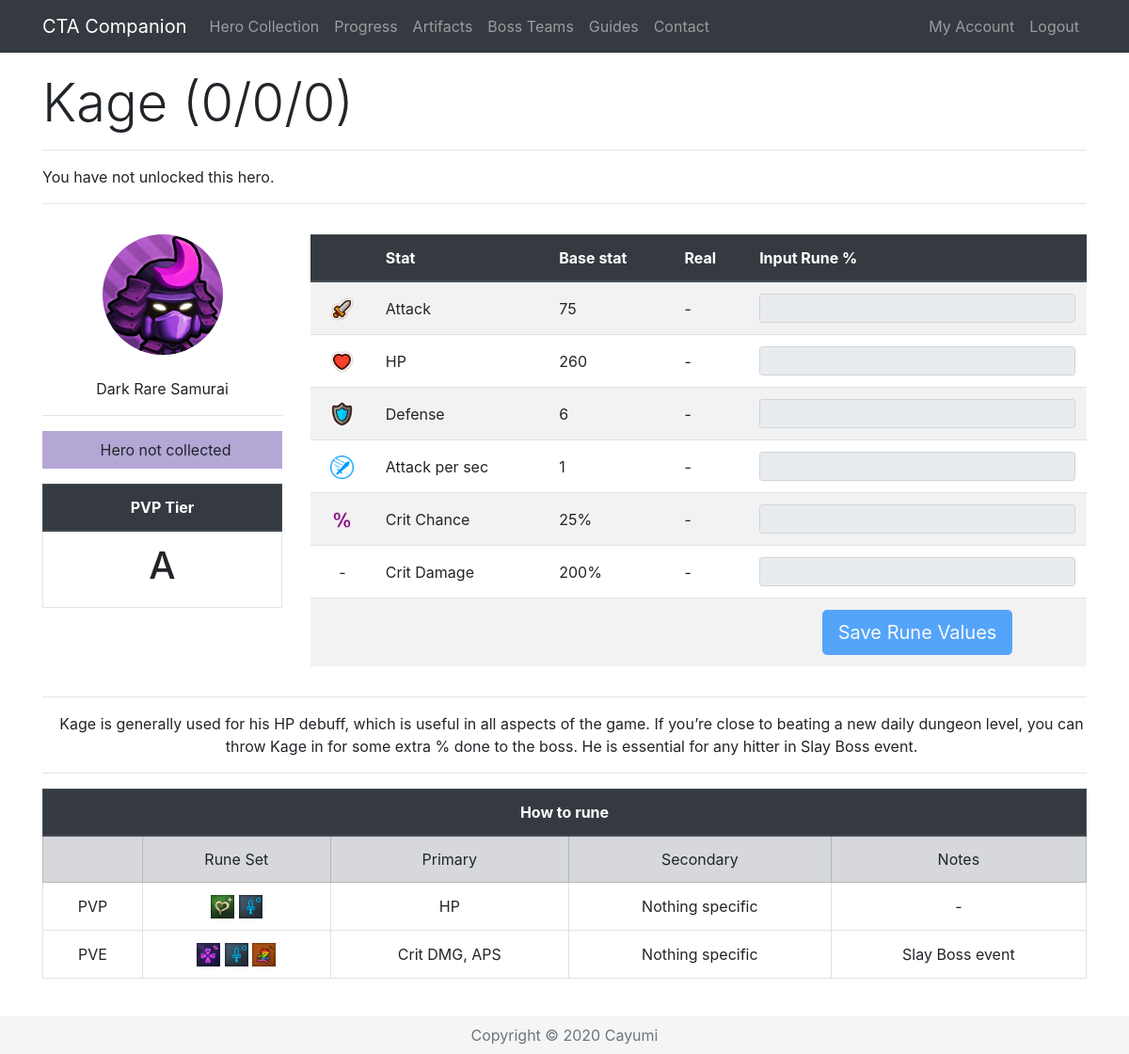
Page /Hero/235 (signed in) on the earlier database version.
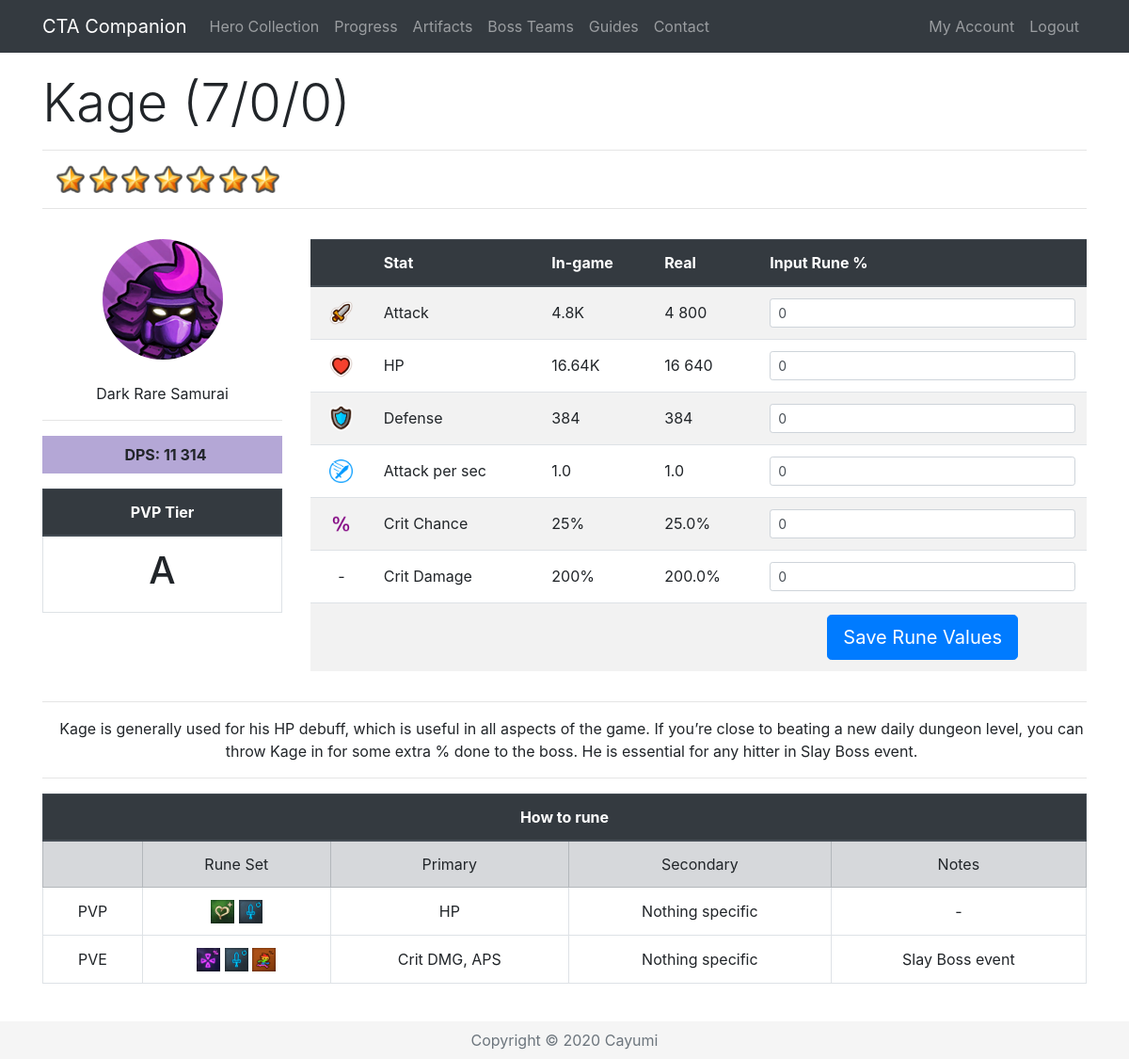
Same page on the later database version.
### app/models.py (models this page shows, shortened)
class Base(db.Model):
    id = db.Column(db.Integer, primary_key=True)
    name = db.Column(db.String(32), index=True, unique=True)
    nameSafe = db.Column(db.String(32), index=True, unique=True)
    job = db.Column(db.String(16), index=True)
    rarity = db.Column(db.String(16), index=True)
    element = db.Column(db.String(16), index=True)
    gender = db.Column(db.String(16), index=True)
    crusher = db.Column(db.Integer, index=True)
    fly = db.Column(db.Integer, index=True)
    blitz = db.Column(db.Integer, index=True)
    atk = db.Column(db.Integer, index=True)
    hp = db.Column(db.Integer, index=True)
    defense = db.Column(db.Integer, index=True)
    crit = db.Column(db.Integer, index=True)
    critDmg = db.Column(db.Integer, index=True)
    movespeed = db.Column(db.Integer, index=True)
    aps = db.Column(db.Integer, index=True)
    arange = db.Column(db.Integer, index=True)
    resistance = db.Column(db.Integer, index=True)
    frenzy = db.Column(db.Integer, index=True)
    dodge = db.Column(db.Integer, index=True)
    stun = db.Column(db.Integer, index=True)
    stunTime = db.Column(db.Integer, index=True)
    aoe = db.Column(db.Integer, index=True)
    ult = db.Column(db.Integer, index=True)
    kshp = db.Column(db.Integer, index=True)
    gold = db.Column(db.Integer, index=True)
    freeze = db.Column(db.Integer, index=True)
    freezeTime = db.Column(db.Integer, index=True)
    freezeDmg = db.Column(db.Integer, index=True)
    burn = db.Column(db.Integer, index=True)
    burnTime = db.Column(db.Integer, index=True)
    burnDmg = db.Column(db.Integer, index=True)
    poison = db.Column(db.Integer, index=True)
    poisonTime = db.Column(db.Integer, index=True)
    poisonDmg = db.Column(db.Integer, index=True)
    sp2 = db.Column(db.Integer, index=True)
    sp2num = db.Column(db.Integer, index=True)
    buffElement = db.Column(db.String(16), index=True)
    buffType = db.Column(db.Integer, index=True)
    buffStat = db.Column(db.String(16), index=True)
    buff = db.Column(db.Integer, index=True)
    heroes = db.relationship('Hero', backref='baseStats', lazy='dynamic')

class Hero(db.Model):
    id = db.Column(db.Integer, primary_key=True)
    level = db.Column(db.Integer, index=True)
    awaken = db.Column(db.Integer, index=True)
    wpn = db.Column(db.Integer, index=True)
    medals = db.Column(db.Integer, index=True)
    runedAtk = db.Column(db.Integer, index=True)
    runedHp = db.Column(db.Integer, index=True)
    runedDef = db.Column(db.Integer, index=True)
    runedAps = db.Column(db.Integer, index=True)
    runedCrit = db.Column(db.Integer, index=True)
    runedCritDmg = db.Column(db.Integer, index=True)
    user_id = db.Column(db.Integer, db.ForeignKey('user.id'))
    base_id = db.Column(db.Integer, db.ForeignKey('base.id'))
    def displayStat(self, stat):
        if stat < 1000:
            return str(int(round(stat, 0)))
        elif stat > 1000000:
            return str(round(stat/1000000, 2))+"M"
        else:
            return str(round(stat/1000, 2))+"K"
    def displayOther(self, x):
        return '{:,}'.format(x).replace(',', ' ')
    def atk(self):
        runedAttack = self.runedAtk
        base = self.baseStats.atk
        level = self.level
        awaken = self.awaken
        atk = int(base * (2 ** (level - 1)) * (1.5 ** awaken))
        runedAtk = atk + (atk * (runedAttack / 100))
        return int(runedAtk)
    def raidAtk(self, art, buff):
        runedAttack = self.runedAtk
        base = self.baseStats.atk
        level = self.level
        awaken = self.awaken
        atk = base * (2 ** (level - 1)) * (1.5 ** awaken)
        runedAtk = (atk + (atk * ((runedAttack+art) / 100))) * self.baseStats.crusher + atk * buff / 100
        return runedAtk
    def hp(self):
        runedHP = self.runedHp
        base = self.baseStats.hp
        level = self.level
        awaken = self.awaken
        hp = int(base * (2 ** (level - 1)) * (1.5 ** awaken))
        runedHP = hp + (hp * (runedHP / 100))
        return int(runedHP)
    def defense(self):
        runedDef = self.runedDef
        base = self.baseStats.defense
        level = self.level
        awaken = self.awaken
        defense = int(base * (2 ** (level - 1)) * (1.5 ** awaken))
        runedDef = defense + (defense * (runedDef / 100))
        return int(runedDef)
    def aps(self):
        runedAps = self.runedAps
        base = self.baseStats.aps
        runedAps = base + (base * (runedAps / 100))
        return runedAps
    def crit(self):
        runedCrit = self.runedCrit
        base = self.baseStats.crit
        return (base + runedCrit)/100
    def critDmg(self):
        runedDmg = self.runedCritDmg
        base = self.baseStats.critDmg
        return (base + runedDmg)/100
    def dpsSP2(self):
        sp2 = self.baseStats.sp2
        sp2num = self.baseStats.sp2num
        atk = self.atk()
        aps = self.aps()
        crit = self.crit()
        critDmg = self.critDmg()
        dps = ((atk * aps * (1-crit)) + (atk * aps * crit * (1+critDmg))) * (6 + sp2 * sp2num)/7
        dps = int(round(dps))
        return '{:,}'.format(dps).replace(',', ' ')

### app/routes.py (the view, shortened to what this page needs)
@app.route('/Hero/<heroid>', methods=["GET", "POST"])
@login_required
def hero(heroid):
    user = User.query.join(Hero).filter(Hero.id == heroid)
    selectedHero = Hero.query.get(heroid)
    if request.method == "GET":
        return render_template('hero.html', selectedHero=selectedHero, title=selectedHero.baseStats.name, user=user,
                               heroDict=heroDict)

### app/templates/hero.html (shortened to what this page needs)
{% extends "base.html" %}
{% block content %}
{% if user[0] == current_user %}
{% set current = selectedHero.baseStats.nameSafe %}
 <div class="row pt-3">
    <div class="col-lg-12">
      <h1 class="display-4">{{ selectedHero.baseStats.name }} ({{ selectedHero.level }}/{{ selectedHero.awaken }}/{{ selectedHero.wpn }}) </h1>
      <hr>
        {% if selectedHero.level > 0 %}
      <p class="instructions">
          {%for i in range(selectedHero.level - selectedHero.awaken) %}
          <img src="{{ url_for('static', filename='star.png') }}" width="30" alt="Star">
          {% endfor %}
      </p>
        {% else %}
        <p class="instruction">You have not unlocked this hero.</p>
        {% endif %}
      <hr>
    </div>
 </div>
  <div class="row align-middle">
    <div class="col-lg-3 text-center align-middle pt-3">
        <img class="img-fluid rounded-circle" src="/static/{{selectedHero.baseStats.nameSafe}}.png" alt="{{selectedHero.baseStats.name}}"><br><br>
        {{ selectedHero.baseStats.element }} {{ selectedHero.baseStats.rarity }} {{ selectedHero.baseStats.job }}<hr>
        {% if selectedHero.level > 0 %}
        <p class="instructions {{selectedHero.baseStats.element}}{{selectedHero.baseStats.rarity}}"><b>DPS: {{ selectedHero.dpsSP2() }}</b></p>
        {% else %}
        <p class="instructions {{selectedHero.baseStats.element}}{{selectedHero.baseStats.rarity}}">Hero not collected</p>
        {% endif %}
        <table class="table table-bordered">
        <thead class="thead-dark">
        <tr>
            <th colspan="2">PVP Tier</th>
        </tr>
        </thead>
        <tr>
            <td><h1>
                {% if heroDict[current] %}
                {{ heroDict[current][4] }}
                {% else %}
                -
                {% endif %}
            </h1>
            </td>
        </tr>
    </table>
      </div>
      <div class="col lg-9 pt-3">
<form action="/Hero/{{ selectedHero.id }}" method="post" novalidate>
 <table class="table table-striped">
     <thead class="thead-dark">
          <tr>
              <th>&nbsp;</th>
              <th>Stat</th>
              <th>{% if selectedHero.level > 0 %}In-game{% else %}Base stat{% endif %}</th>
              <th>Real</th>
              <th>Input Rune %</th>
          </tr>
          </thead>
              <tr class="text-left">
                  <td class="align-middle text-center"><img src="{{ url_for('static', filename='atk.png') }}" width="25" alt="Attack"></td>
                  <td class="align-middle">Attack</td>
                  {% if selectedHero.level > 0 %}
                  <td class="align-middle">{{ selectedHero.displayStat(selectedHero.atk()) }}</td>
                  <td class="align-middle">{{ selectedHero.displayOther(selectedHero.atk()) }}</td>
                  <td><input type="text" maxlength="10" class="form-control form-control-sm" id="{{ selectedHero.id }}runedAtk" value="{{ selectedHero.runedAtk }}" name="{{ selectedHero.id }}runedAtk"></td>
                  {% else %}
                  <td class="align-middle">{{ selectedHero.baseStats.atk }}</td>
                  <td class="align-middle">-</td>
                  <td><input type="text" maxlength="10" class="form-control form-control-sm" disabled></td>
                  {% endif %}
              </tr>
              <tr class="text-left">
                  <td class="align-middle text-center"><img src="{{ url_for('static', filename='hp.png') }}" width="25" alt="HP"></td>
                  <td class="align-middle">HP</td>
                  {% if selectedHero.level > 0 %}
                  <td class="align-middle">{{ selectedHero.displayStat(selectedHero.hp()) }}</td>
                  <td class="align-middle">{{ selectedHero.displayOther(selectedHero.hp()) }}</td>
                  <td><input type="text" maxlength="10" class="form-control form-control-sm" id="{{ selectedHero.id }}runedHp" value="{{ selectedHero.runedHp }}" name="{{ selectedHero.id }}runedHp" onkeypress="return isNumber9(event)"></td>
                  {% else %}
                  <td class="align-middle">{{ selectedHero.baseStats.hp }}</td>
                  <td class="align-middle">-</td>
                  <td><input type="text" maxlength="10" class="form-control form-control-sm" disabled></td>
                  {% endif %}
              </tr>
              <tr class="text-left">
                  <td class="align-middle text-center"><img src="{{ url_for('static', filename='def.png') }}" width="25" alt="Defense"></td>
                  <td class="align-middle">Defense</td>
                  {% if selectedHero.level > 0 %}
                  <td class="align-middle">{{ selectedHero.displayStat(selectedHero.defense()) }}</td>
                  <td class="align-middle">{{ selectedHero.defense() }}</td>
                  <td><input type="text" maxlength="10" class="form-control form-control-sm" id="{{ selectedHero.id }}runedDef" value="{{ selectedHero.runedDef }}" name="{{ selectedHero.id }}runedDef" onkeypress="return isNumber9(event)"></td>
                  {% else %}
                  <td class="align-middle">{{ selectedHero.baseStats.defense }}</td>
                  <td class="align-middle">-</td>
                  <td><input type="text" maxlength="10" class="form-control form-control-sm" disabled></td>
                  {% endif %}
              </tr>
              <tr class="text-left">
                  <td class="align-middle text-center"><img src="{{ url_for('static', filename='aps.png') }}" width="25" alt="APS"></td>
                  <td class="align-middle">Attack per sec</td>
                  {% if selectedHero.level > 0 %}
                  <td class="align-middle">{{ selectedHero.aps()|round(2, 'common' ) }}</td>
                  <td class="align-middle">{{ selectedHero.aps() }}</td>
                  <td><input type="text" maxlength="10" class="form-control form-control-sm" id="{{ selectedHero.id }}runedAps" value="{{ selectedHero.runedAps }}" name="{{ selectedHero.id }}runedAps" onkeypress="return isNumber9(event)"></td>
                  {% else %}
                  <td class="align-middle">{{ selectedHero.baseStats.aps }}</td>
                  <td class="align-middle">-</td>
                  <td><input type="text" maxlength="10" class="form-control form-control-sm" disabled></td>
                  {% endif %}
              </tr>
                <tr class="text-left">
                  <td class="align-middle text-center"><img src="{{ url_for('static', filename='crit.png') }}" width="25" alt="Crit Chance"></td>
                  <td class="align-middle">Crit Chance</td>
                  {% if selectedHero.level > 0 %}
                  <td class="align-middle">{{ (selectedHero.crit()*100)|round|int }}%</td>
                  <td class="align-middle">{{ selectedHero.crit()*100 }}% </td>
                  <td><input type="text" maxlength="10" class="form-control form-control-sm" id="{{ selectedHero.id }}runedCrit" value="{{ selectedHero.runedCrit }}" name="{{ selectedHero.id }}runedCrit" onkeypress="return isNumber9(event)"></td>
                  {% else %}
                  <td class="align-middle">{{ selectedHero.baseStats.crit }}%</td>
                  <td class="align-middle">-</td>
                  <td><input type="text" maxlength="10" class="form-control form-control-sm" disabled></td>
                  {% endif %}
                </tr>
              <tr class="text-left">
                  <td class="align-middle text-center">-</td>
                  <td class="align-middle">Crit Damage</td>
                  {% if selectedHero.level > 0 %}
                  <td class="align-middle">{{ ((selectedHero.critDmg())*100)|round|int }}%</td>
                  <td class="align-middle">{{ (selectedHero.critDmg()*100)|round(2, 'common') }}%</td>
                  <td><input type="text" maxlength="10" class="form-control form-control-sm" id="{{ selectedHero.id }}runedCritDmg" value="{{ selectedHero.runedCritDmg }}" name="{{ selectedHero.id }}runedCritDmg" onkeypress="return isNumber9(event)"></td>
                  {% else %}
                  <td class="align-middle">{{ selectedHero.baseStats.critDmg }}%</td>
                  <td class="align-middle">-</td>
                  <td><input type="text" maxlength="10" class="form-control form-control-sm" disabled></td>
                  {% endif %}
              </tr>
     <tr class="text-center">
                  <td>&nbsp;</td>
                  <td>&nbsp;</td>
                  <td>&nbsp;</td>
                  <td>&nbsp;</td>
                  {% if selectedHero.level > 0 %}
                  <td><button class="btn btn-primary btn-lg" type="submit">Save Rune Values</button></td>
                  {% else %}
                  <td><button class="btn btn-primary btn-lg" type="submit" disabled>Save Rune Values</button></td>
                  {% endif %}
              </tr>
          </table>
</form>
    </div>
      </div>
{% if heroDict[current] %}
<div class="row">
    <div class="col-lg-12 text-center">
        <hr>
        <p class="instructions">{{ heroDict[current][5] }}</p>
        <hr>
    </div>
</div>
<div class="row">
    <div class="col-lg-12 text-center">
      <table class="table table-bordered">
          <thead class="thead-dark">
          <tr>
              <th colspan="5">How to rune</th>
          </tr>
          </thead>
          <tr class="table-secondary align-middle">
              <td>&nbsp;</td>
              <td width="18%">Rune Set</td>
              <td>Primary</td>
              <td>Secondary</td>
              <td>Notes</td>
          </tr>
          <tr class="align-middle">
              <td class="align-middle">PVP</td>
              <td class="align-middle">
                  {% for i in heroDict[current][0] %}
                  <img class="img-fluid" src="/static/{{i}}.png" alt="{{i}}" name="{{i}}" width="25">
                  {% endfor %}
              </td>
              <td class="align-middle">{{ heroDict[current][1] }}</td>
              <td class="align-middle">{{ heroDict[current][2] }}</td>
              <td class="align-middle">{{ heroDict[current][3] }}</td>
          </tr>
{% if heroDict[current][6] %}
            <tr>
              <td class="align-middle">PVE</td>
              <td class="align-middle">
                  {% for i in heroDict[current][6] %}
                  <img class="img-fluid" src="/static/{{i}}.png" alt="{{i}}" name="{{i}}" width="25">
                  {% endfor %}
              </td>
              <td class="align-middle">{{ heroDict[current][7] }}</td>
              <td class="align-middle">{{ heroDict[current][8] }}</td>
              <td class="align-middle">{{ heroDict[current][9] }}</td>
          </tr>
{% endif %}
      </table>
    </div>
</div>
{% endif %}
<br>
{% endif %}
{% endblock %}

Differences in the rows shown:
changed Base "Kage": dpsSP2 (not shown) → "11 314"; baseStats.atk "75" → (not shown); baseStats.hp "260" → (not shown); baseStats.defense "6" → (not shown); baseStats.aps "1" → (not shown); baseStats.crit "25" → (not shown); baseStats.critDmg "200" → (not shown)
changed Hero: level "0" → "7"; displayStat (not shown) → "4.8K"; displayOther (not shown) → "4 800"; runedAtk (not shown) → "0"; displayStat (not shown) → "16.64K"; displayOther (not shown) → "16 640"; runedHp (not shown) → "0"; displayStat (not shown) → "384"; defense (not shown) → "384"; runedDef (not shown) → "0"; aps (not shown) → "1.0"; runedAps (not shown) → "0"; (selectedHero.crit()*100)|round|int (not shown) → "25"; selectedHero.crit()*100 (not shown) → "25.0"; runedCrit (not shown) → "0"; ((selectedHero.critDmg())*100)|round|int (not shown) → "200"; (selectedHero.critDmg()*100)|round(2,'common') (not shown) → "200.0"; runedCritDmg (not shown) → "0"
Other differences:
text no longer shown: "You have not unlocked this hero. Hero not collected Base stat - - - - - -"
text now shown: "DPS: In-game"
